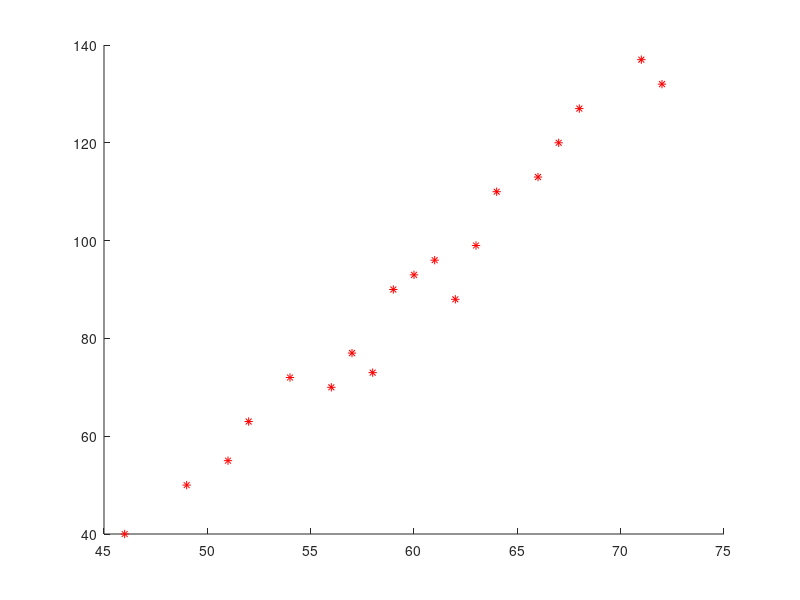

Source code (MATLAB):

x = [46 49 51 52 54 56 57 58 59 60 61 62 63 64 66 67 68 71 72];
y = [40 50 55 63 72 70 77 73 90 93 96 88 99 110 113 120 127 137 132];


scatter(x,y,'r','*')
axis([40 140 40 140])
scatter(x,y,'r','*')
